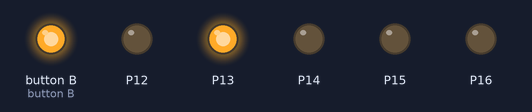
Bench run of a program on a simulated BBC micro:bit (MakeCode). Shown: output pins drawn as LEDs (lit = HIGH).

Above: at 0.1 s.
At 2.1 s:
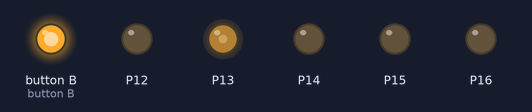
At 5.6 s:
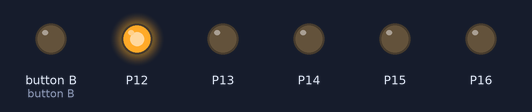
At 11.6 s:
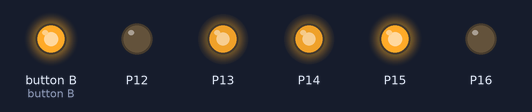
At 22.6 s:
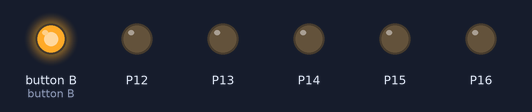
At 32.1 s:
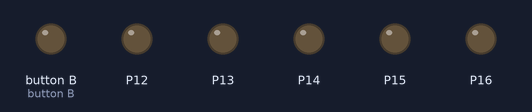
Timing chart, 0 to 40.0 s (numbered marks = the images above):
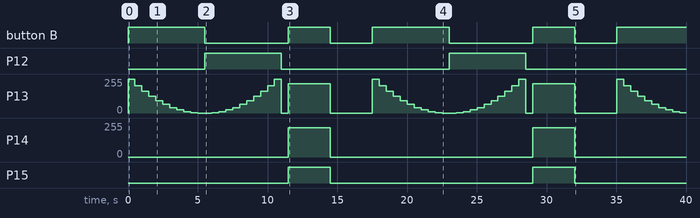

Measured:
- by itself, button B: LOW → HIGH at 0.00 s, → LOW 5.5 s later, → HIGH 6.0 s later, → LOW 3.0 s later, … (9 changes in this stretch)
- by itself, P12: alternates HIGH for 5.5 s and LOW for 12.0 s
- by itself, P13: moves between 0/255 and 255/255, repeating every 17.5 s
- by itself, P14: alternates 219/255 for 3.0 s and 0/255 for 14.5 s
- by itself, P15: alternates HIGH for 3.0 s and LOW for 14.5 s

The program:

main.ts
```typescript
/************************************************************
 * MakerBit - a package of custom functions designed for    *
 * Roger Wagner's MakerBit extender for micro:bit.          *
 * Version 1.0 January 26, 2018                             *
 * Includes only basic functions for bi-directional motors. *
 * Author: David Sparks, a.k.a. "Iowa Dave"                 *
 ************************************************************/

// module-level variables

let speedA = 1023
let speedB = 1023

/**
 * MakerBit blocks
 */
//% weight=100 color=#8dbdb1 icon="\uf004"
namespace MakerBit {

    /*
     * TODO: forwardMotorA starts Motor A moving forward
     */
    //% weight=88
    //% block
    export function forwardMotorA() {
        pins.digitalWritePin(DigitalPin.P11, 1)
        pins.digitalWritePin(DigitalPin.P12, 0)
        pins.analogWritePin(AnalogPin.P13, speedA)
    }

    /*
     * TODO: reverseMotorA starts Motor A moving backward
     */
    //% weight=86
    //% block
    export function reverseMotorA() {
        pins.digitalWritePin(DigitalPin.P11, 0)
        pins.digitalWritePin(DigitalPin.P12, 1)
        pins.analogWritePin(AnalogPin.P13, speedA)
    }

    /*
     * TODO: stopMotorA de-energizes Motor A
     */
    //% weight=84
    //% block
    export function stopMotorA() {
        pins.digitalWritePin(DigitalPin.P11, 0)
        pins.digitalWritePin(DigitalPin.P12, 0)
        pins.analogWritePin(AnalogPin.P13, 0)
    }

    /*
     * TODO: setSpeedA establishes the speed of motor A
     * @param speed
     */
    //
    //% weight=82
    //% block
    export function motorSpeedA(speed: number) {
        if (speed > 1023) {
            speedA = 1023
        } else if (speed < 0) {
            speedA = 0
        } else { speedA = speed }
        pins.analogWritePin(AnalogPin.P13, speedA)
    }

    /*
     * TODO: forwardMotorB starts Motor B moving forward
     */
    //% weight=78
    //% block
    export function forwardMotorB() {
        pins.digitalWritePin(DigitalPin.P15, 1)
        pins.digitalWritePin(DigitalPin.P16, 0)
        pins.analogWritePin(AnalogPin.P14, speedA)
    }

    /*
     * TODO: reverseMotorB starts Motor B moving backward
     */
    //% weight=76
    //% block
    export function reverseMotorB() {
        pins.digitalWritePin(DigitalPin.P15, 0)
        pins.digitalWritePin(DigitalPin.P16, 1)
        pins.analogWritePin(AnalogPin.P14, speedA)
    }

    /*
     * TODO: stopMotorB de-energizes Motor B
     */
    //% weight=74
    //% block
    export function stopMotorB() {
        pins.digitalWritePin(DigitalPin.P15, 0)
        pins.digitalWritePin(DigitalPin.P16, 0)
        pins.analogWritePin(AnalogPin.P14, 0)
    }

    /*
     * TODO: setSpeedB establishes the speed of motor B
     * @param speed
     */
    //
    //% weight=72
    //% block
    export function motorSpeedB(speed: number) {
        if (speed > 1023) {
            speedB = 1023
        } else if (speed < 0) {
            speedB = 0
        } else { speedB = speed }
        pins.analogWritePin(AnalogPin.P13, speedA)
    }

    /*
     * TODO: allForward starts both motors moving forward
     */
    //% weight=98
    //% block
    export function allForward() {
        MakerBit.forwardMotorA()
        MakerBit.forwardMotorB()
    }

    /*
     * TODO: allReverse starts both motors moving backward
     */
    //% weight=96
    //% block
    export function allReverse() {
        MakerBit.reverseMotorA()
        MakerBit.reverseMotorB()
    }

    /*
     * TODO: allStop de-energizes both motors
     */
    //% weight=94
    //% block
    export function allStop() {
        MakerBit.stopMotorA()
        MakerBit.stopMotorB()
    }

    /*
     * TODO: speedAll sets a the same speed on both motors
     * @param speed
     */
    //% weight=92
    //% block
    export function speedAll(speed: number) {
        if (speed > 1023) {
            speed = 1023
        } else if (speed < 0) {
            speed = 0
        }
        speedA = speed
        speedB = speed
        pins.analogWritePin(AnalogPin.P13, speedA)
        pins.analogWritePin(AnalogPin.P14, speedB)
    }

}
```

test.ts
```typescript
basic.forever(() => {
    MakerBit.forwardMotorA()
    for (let q = 0; q <= 10; q++) {
        MakerBit.motorSpeedA(1023 * ((10 - q) * (10 - q)) / 100)
        basic.pause(500)
    }
    MakerBit.reverseMotorA()
    for (let r = 0; r <= 10; r++) {
        MakerBit.motorSpeedA(1023 * (r * r) / 100)
        basic.pause(500)
    }
    MakerBit.stopMotorA()
    basic.pause(500)
    MakerBit.speedAll(880)
    MakerBit.allForward()
    basic.pause(3000)
    MakerBit.allStop()
    basic.pause(3000)

})
```
